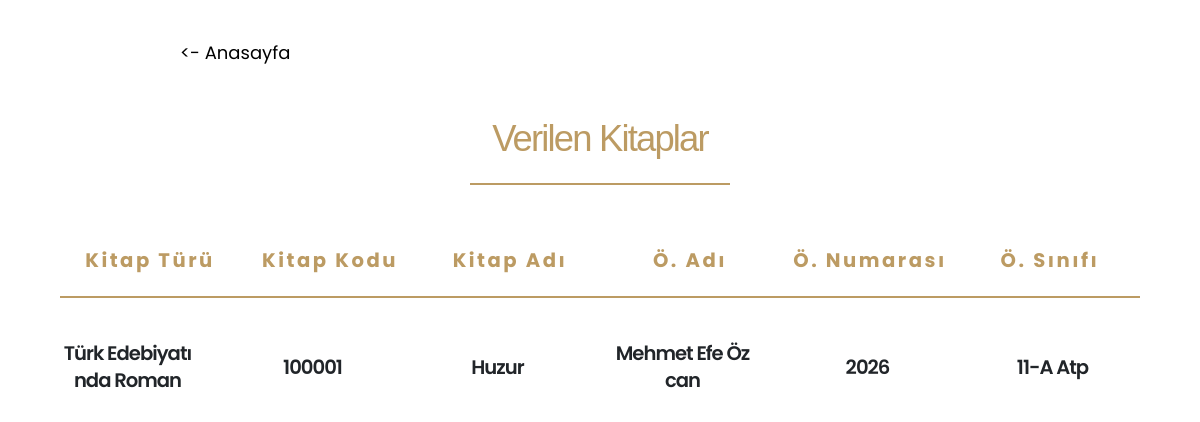
The page /given-books on the database as committed earlier.
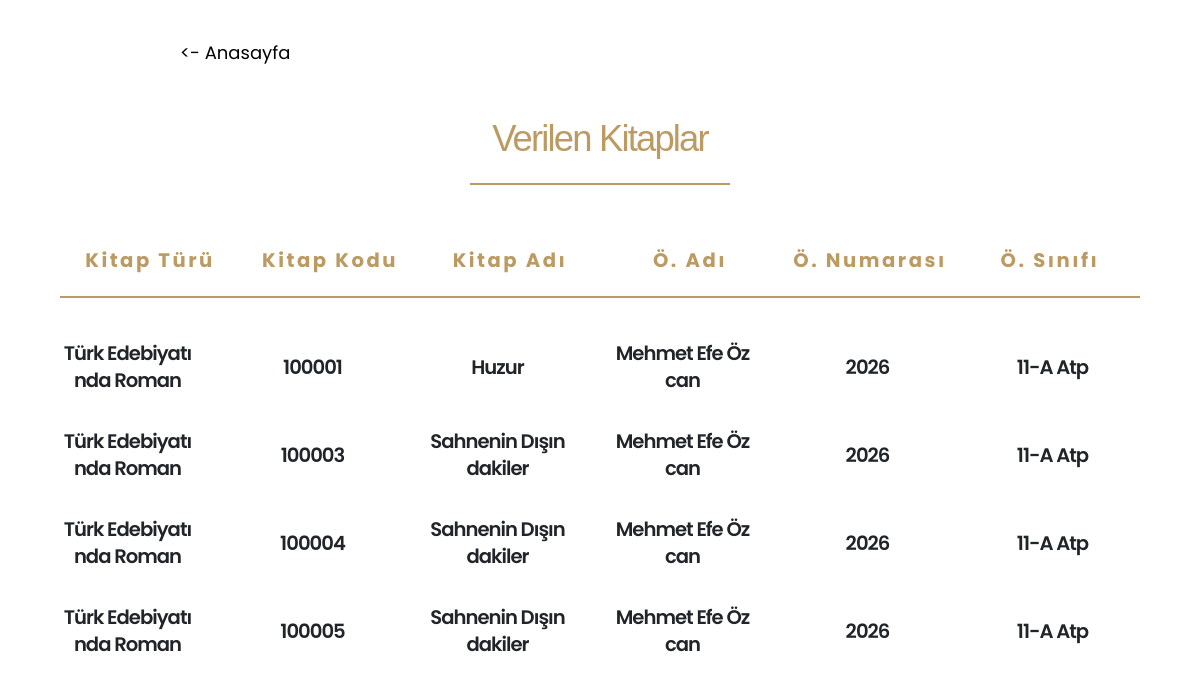
The same page on the database as committed later.
### main.py (models this page shows)
class givenBooks(db.Model):
    id = db.Column(db.Integer, primary_key=True)
    category = db.Column(db.String(100), nullable=False)
    bookCode = db.Column(db.String(100), nullable=False)
    bookName = db.Column(db.String(100), nullable=False)
    studentName = db.Column(db.String(50), nullable=False)
    classroom = db.Column(db.String(10), nullable=False)
    no = db.Column(db.String(10), nullable=False)

### main.py (the view)
@app.route("/given-books", methods=["POST", "GET"])
def givenBooksPage():
    _givenBooks = givenBooks.query.all()
    return render_template("givenBooks.html", givenBooks=_givenBooks)

### templates/givenBooks.html (shortened to what this page needs)
<!DOCTYPE html>
<html lang="en">
  <head>
    <link rel="stylesheet" href="../static/css/bootstrap.min.css" />
    <link rel="stylesheet" href="../static/css/all.min.css" />
    <link rel="stylesheet" href="../static/css/animate.compat.css" />
    <link rel="stylesheet" href="../static/css/simple-line-icons.min.css" />
    <link rel="stylesheet" href="../static/css/owl.carousel.min.css" />
    <link rel="stylesheet" href="../static/css/owl.theme.default.min.css" />
    <link rel="stylesheet" href="../static/css/magnific-popup.min.css" />
    <link rel="stylesheet" href="../static/css/theme.css" />
    <link rel="stylesheet" href="../static/css/theme-elements.css" />
    <link rel="stylesheet" href="../static/css/theme-blog.css" />
    <link rel="stylesheet" href="../static/css/theme-shop.css" />
    <link rel="stylesheet" href="../static/css/demo-restaurant.css" />
    <link
      id="skinCSS"
      rel="stylesheet"
      href="../static/css/skin-restaurant.css"
    />
    <link rel="stylesheet" href="../static/css/custom.css" />
    <link href="../static/css/all.min.css" rel="stylesheet" type="text/css" />
    <link rel="stylesheet" href="../static/css/style.css" />
  </head>
  <body>
    <div style="margin-left: 180px; margin-top: 40px">
      <a
        href="/home"
        style="font-size: large; text-decoration: none; color: black"
        ><- Anasayfa</a
      >
    </div>
    <div
      style="
        width: 260px;
        margin: 0 auto;
        padding-top: 50px;
        text-align: center;
      "
    >
      <h1
        style="
          color: #bc9b63;
          font-family: Verdana, Geneva, Tahoma, sans-serif;
          margin: 0;
        "
      >
        Verilen Kitaplar
      </h1>
      <hr style="color: #bc9b63; border: solid 1px" />
    </div>
    <main style="display: flex; flex-direction: column">
      <div
        style="
          width: 90%;
          margin: 0 auto;
          text-align: center;
          justify-content: center;
          align-items: center;
          padding-top: 40px;
          display: flex;
          flex-direction: row;
        "
      >
        <article style="width: 100%">
          <div>
            <h4
              style="color: #bc9b63"
              class="font-weight-bold positive-ls-3 mb-3"
            >
              Kitap Türü
            </h4>
            <hr style="color: #bc9b63; border: solid 1px" />
          </div>
        </article>
        <article style="width: 100%">
          <div>
            <h4
              style="color: #bc9b63"
              class="font-weight-bold positive-ls-3 mb-3"
            >
              Kitap Kodu
            </h4>
            <hr style="color: #bc9b63; border: solid 1px" />
          </div>
        </article>
        <article style="width: 100%">
          <div>
            <h4
              style="color: #bc9b63"
              class="font-weight-bold positive-ls-3 mb-3"
            >
              Kitap Adı
            </h4>
            <hr style="color: #bc9b63; border: solid 1px" />
          </div>
        </article>
        <article style="width: 100%">
          <div>
            <h4
              style="color: #bc9b63"
              class="font-weight-bold positive-ls-3 mb-3"
            >
              Ö. Adı
            </h4>
            <hr style="color: #bc9b63; border: solid 1px" />
          </div>
        </article>
        <article style="width: 100%">
          <div>
            <h4
              style="color: #bc9b63"
              class="font-weight-bold positive-ls-3 mb-3"
            >
              Ö. Numarası
            </h4>
            <hr style="color: #bc9b63; border: solid 1px" />
          </div>
        </article>
        <article style="width: 100%">
          <div>
            <h4
              style="color: #bc9b63"
              class="font-weight-bold positive-ls-3 mb-3"
            >
              Ö. Sınıfı
            </h4>
            <hr style="color: #bc9b63; border: solid 1px" />
          </div>
        </article>
      </div>
      {% for book in givenBooks %}
      <div
        style="
          width: 90%;
          margin: 0 auto;
          text-align: center;
          justify-content: center;
          align-items: center;
          padding-top: 20px;
          display: flex;
          flex-direction: row;
        "
      >
        <article style="width: 60%; margin-right: 50px">
          <div>
            <h4 style="word-break: break-all">{{book.category}}</h4>
          </div>
        </article>
        <article style="width: 60%; margin-right: 50px">
          <div>
            <h4 style="word-break: break-all">{{book.bookCode}}</h4>
          </div>
        </article>
        <article style="width: 60%; margin-right: 50px">
          <div>
            <h4 style="word-break: break-all">{{book.bookName}}</h4>
          </div>
        </article>
        <article style="width: 60%; margin-right: 50px">
          <div>
            <h4 style="word-break: break-all">{{book.studentName}}</h4>
          </div>
        </article>
        <article style="width: 60%; margin-right: 50px">
          <div>
            <h4 style="word-break: break-all">{{book.no}}</h4>
          </div>
        </article>
        <article style="width: 60%; margin-right: 20px">
          <div>
            <h4 style="word-break: break-all">{{book.classroom}}</h4>
          </div>
        </article>
      </div>
      {% endfor %}
    </main>
  </body>
</html>

### static/css/demo-restaurant.css (style rules this page uses)
h1, h2, h3 { font-family: "Lora", serif; }

Rows that differ between the two databases and show on the page:
added givenBooks: category "Türk Edebiyatında Roman", bookCode "100003", bookName "Sahnenin Dışındakiler", studentName "Mehmet Efe Özcan", no "2026", classroom "11-A Atp"
added givenBooks: category "Türk Edebiyatında Roman", bookCode "100004", bookName "Sahnenin Dışındakiler", studentName "Mehmet Efe Özcan", no "2026", classroom "11-A Atp"
added givenBooks: category "Türk Edebiyatında Roman", bookCode "100005", bookName "Sahnenin Dışındakiler", studentName "Mehmet Efe Özcan", no "2026", classroom "11-A Atp"
